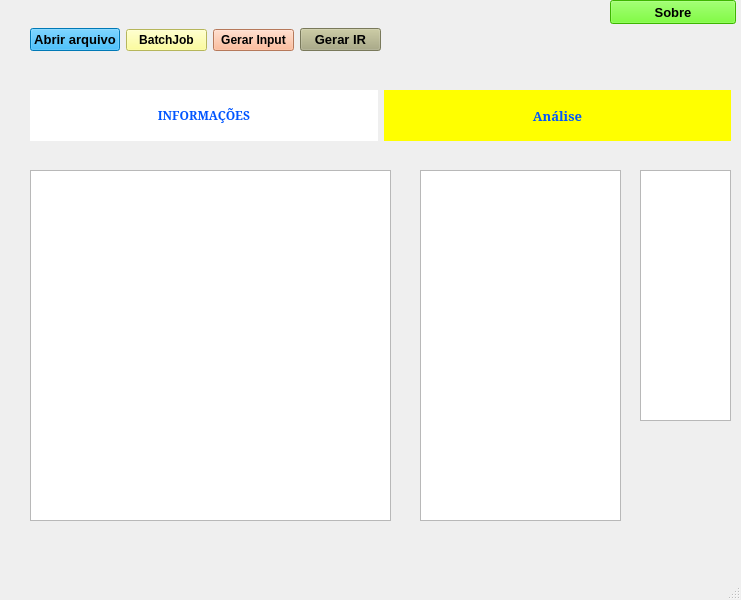
<?xml version="1.0" encoding="UTF-8"?>
<ui version="4.0">
 <class>MainWindow</class>
 <widget class="QMainWindow" name="MainWindow">
  <property name="geometry">
   <rect>
    <x>0</x>
    <y>0</y>
    <width>741</width>
    <height>600</height>
   </rect>
  </property>
  <property name="font">
   <font>
    <weight>75</weight>
    <bold>true</bold>
   </font>
  </property>
  <property name="windowTitle">
   <string>Prisma - Quantum Calculation Tools</string>
  </property>
  <widget class="QWidget" name="centralwidget">
   <widget class="QListWidget" name="lstNegatives">
    <property name="geometry">
     <rect>
      <x>640</x>
      <y>170</y>
      <width>91</width>
      <height>251</height>
     </rect>
    </property>
   </widget>
   <widget class="QTextEdit" name="txtFreqList">
    <property name="geometry">
     <rect>
      <x>420</x>
      <y>170</y>
      <width>201</width>
      <height>351</height>
     </rect>
    </property>
    <property name="font">
     <font>
      <pointsize>10</pointsize>
      <weight>50</weight>
      <bold>false</bold>
     </font>
    </property>
    <property name="readOnly">
     <bool>true</bool>
    </property>
   </widget>
   <widget class="QWidget" name="horizontalLayoutWidget">
    <property name="geometry">
     <rect>
      <x>30</x>
      <y>0</y>
      <width>351</width>
      <height>80</height>
     </rect>
    </property>
    <layout class="QHBoxLayout" name="horizontalLayout">
     <item>
      <widget class="QPushButton" name="btnFileFind">
       <property name="font">
        <font>
         <pointsize>10</pointsize>
         <weight>75</weight>
         <bold>true</bold>
        </font>
       </property>
       <property name="toolTip">
        <string>escolha arquivo de output</string>
       </property>
       <property name="styleSheet">
        <string notr="true">background-color: rgb(0, 170, 255);</string>
       </property>
       <property name="text">
        <string>Abrir arquivo</string>
       </property>
      </widget>
     </item>
     <item>
      <widget class="QPushButton" name="btnBatchJob">
       <property name="font">
        <font>
         <weight>75</weight>
         <bold>true</bold>
        </font>
       </property>
       <property name="toolTip">
        <string>Defina a pasta inicial p/ gerar todos espectros</string>
       </property>
       <property name="autoFillBackground">
        <bool>false</bool>
       </property>
       <property name="styleSheet">
        <string notr="true">background-color: rgb(255, 255, 127);</string>
       </property>
       <property name="text">
        <string>BatchJob</string>
       </property>
      </widget>
     </item>
     <item>
      <widget class="QPushButton" name="btnInputCreator">
       <property name="styleSheet">
        <string notr="true">background-color: rgb(255, 170, 127);</string>
       </property>
       <property name="text">
        <string>Gerar Input</string>
       </property>
      </widget>
     </item>
     <item>
      <widget class="QPushButton" name="btnIRCreate">
       <property name="font">
        <font>
         <pointsize>10</pointsize>
         <weight>75</weight>
         <bold>true</bold>
        </font>
       </property>
       <property name="toolTip">
        <string>gera o csv do espectro convoluído</string>
       </property>
       <property name="styleSheet">
        <string notr="true">background-color: rgb(170, 170, 127);</string>
       </property>
       <property name="text">
        <string>Gerar IR</string>
       </property>
      </widget>
     </item>
    </layout>
   </widget>
   <widget class="QWidget" name="horizontalLayoutWidget_2">
    <property name="geometry">
     <rect>
      <x>30</x>
      <y>90</y>
      <width>701</width>
      <height>51</height>
     </rect>
    </property>
    <layout class="QHBoxLayout" name="horizontalLayout_2">
     <item>
      <widget class="QLabel" name="lblInfo">
       <property name="font">
        <font>
         <family>MS Serif</family>
         <pointsize>9</pointsize>
         <weight>75</weight>
         <bold>true</bold>
        </font>
       </property>
       <property name="styleSheet">
        <string notr="true">background-color: rgb(255, 255, 255);
color: rgb(0, 85, 255);</string>
       </property>
       <property name="text">
        <string>INFORMAÇÕES</string>
       </property>
       <property name="alignment">
        <set>Qt::AlignCenter</set>
       </property>
       <property name="margin">
        <number>5</number>
       </property>
      </widget>
     </item>
     <item>
      <widget class="QLabel" name="lblResult">
       <property name="font">
        <font>
         <family>MS Serif</family>
         <pointsize>10</pointsize>
         <weight>75</weight>
         <bold>true</bold>
        </font>
       </property>
       <property name="styleSheet">
        <string notr="true">background-color: rgb(255, 255, 0);
color: rgb(0, 85, 255);</string>
       </property>
       <property name="text">
        <string>Análise</string>
       </property>
       <property name="alignment">
        <set>Qt::AlignCenter</set>
       </property>
       <property name="margin">
        <number>5</number>
       </property>
      </widget>
     </item>
    </layout>
   </widget>
   <widget class="QTextEdit" name="txtInput">
    <property name="geometry">
     <rect>
      <x>30</x>
      <y>170</y>
      <width>361</width>
      <height>351</height>
     </rect>
    </property>
    <property name="font">
     <font>
      <pointsize>10</pointsize>
      <weight>50</weight>
      <bold>false</bold>
     </font>
    </property>
    <property name="sizeAdjustPolicy">
     <enum>QAbstractScrollArea::AdjustToContents</enum>
    </property>
    <property name="readOnly">
     <bool>true</bool>
    </property>
   </widget>
   <widget class="QPushButton" name="btnSobre">
    <property name="geometry">
     <rect>
      <x>610</x>
      <y>0</y>
      <width>126</width>
      <height>24</height>
     </rect>
    </property>
    <property name="font">
     <font>
      <pointsize>10</pointsize>
      <weight>75</weight>
      <bold>true</bold>
     </font>
    </property>
    <property name="toolTip">
     <string>informações</string>
    </property>
    <property name="styleSheet">
     <string notr="true">background-color: rgb(85, 255, 0);</string>
    </property>
    <property name="text">
     <string>Sobre</string>
    </property>
   </widget>
  </widget>
  <widget class="QMenuBar" name="menubar">
   <property name="geometry">
    <rect>
     <x>0</x>
     <y>0</y>
     <width>741</width>
     <height>21</height>
    </rect>
   </property>
  </widget>
  <widget class="QStatusBar" name="statusbar"/>
 </widget>
 <resources/>
 <connections/>
</ui>
